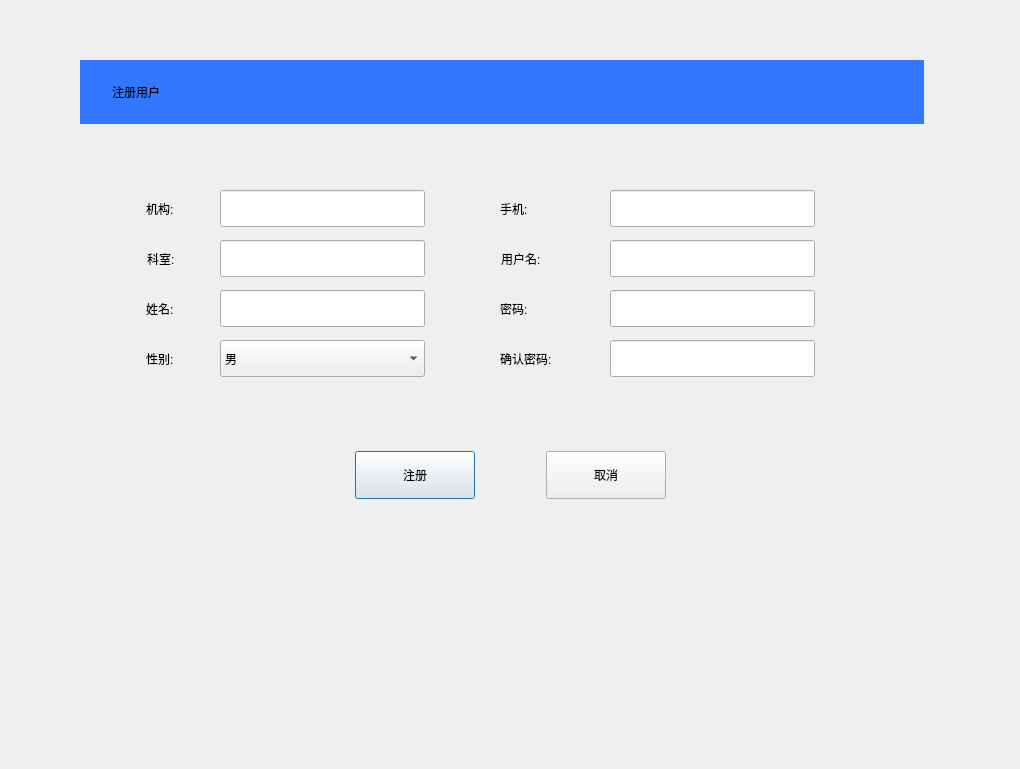
<?xml version="1.0" encoding="UTF-8"?>
<ui version="4.0">
 <class>qGLRegisterAccount</class>
 <widget class="QDialog" name="qGLRegisterAccount">
  <property name="geometry">
   <rect>
    <x>0</x>
    <y>0</y>
    <width>1020</width>
    <height>769</height>
   </rect>
  </property>
  <property name="windowTitle">
   <string>Dialog</string>
  </property>
  <widget class="QWidget" name="widgetNewAna" native="true">
   <property name="geometry">
    <rect>
     <x>80</x>
     <y>60</y>
     <width>844</width>
     <height>521</height>
    </rect>
   </property>
   <property name="styleSheet">
    <string notr="true"/>
   </property>
   <widget class="QLabel" name="lblTitle">
    <property name="geometry">
     <rect>
      <x>32</x>
      <y>0</y>
      <width>811</width>
      <height>64</height>
     </rect>
    </property>
    <property name="styleSheet">
     <string notr="true"/>
    </property>
    <property name="text">
     <string>注册用户</string>
    </property>
   </widget>
   <widget class="QWidget" name="horizontalLayoutWidget">
    <property name="geometry">
     <rect>
      <x>210</x>
      <y>390</y>
      <width>441</width>
      <height>51</height>
     </rect>
    </property>
    <layout class="QHBoxLayout" name="horizontalLayout">
     <item>
      <widget class="QPushButton" name="btnOK">
       <property name="minimumSize">
        <size>
         <width>120</width>
         <height>48</height>
        </size>
       </property>
       <property name="maximumSize">
        <size>
         <width>120</width>
         <height>48</height>
        </size>
       </property>
       <property name="text">
        <string>注册</string>
       </property>
      </widget>
     </item>
     <item>
      <widget class="QPushButton" name="btnCancel">
       <property name="sizePolicy">
        <sizepolicy hsizetype="Fixed" vsizetype="Fixed">
         <horstretch>0</horstretch>
         <verstretch>0</verstretch>
        </sizepolicy>
       </property>
       <property name="minimumSize">
        <size>
         <width>120</width>
         <height>48</height>
        </size>
       </property>
       <property name="maximumSize">
        <size>
         <width>120</width>
         <height>48</height>
        </size>
       </property>
       <property name="text">
        <string>取消</string>
       </property>
      </widget>
     </item>
    </layout>
   </widget>
   <widget class="QLabel" name="lblBg">
    <property name="geometry">
     <rect>
      <x>0</x>
      <y>0</y>
      <width>844</width>
      <height>64</height>
     </rect>
    </property>
    <property name="styleSheet">
     <string notr="true">background-color: rgb(51, 119, 255);</string>
    </property>
    <property name="text">
     <string/>
    </property>
   </widget>
   <widget class="QLabel" name="label">
    <property name="geometry">
     <rect>
      <x>66</x>
      <y>130</y>
      <width>54</width>
      <height>37</height>
     </rect>
    </property>
    <property name="text">
     <string>机构:</string>
    </property>
   </widget>
   <widget class="QLineEdit" name="editOrganizations">
    <property name="geometry">
     <rect>
      <x>140</x>
      <y>130</y>
      <width>205</width>
      <height>37</height>
     </rect>
    </property>
    <property name="maxLength">
     <number>10</number>
    </property>
   </widget>
   <widget class="QLineEdit" name="editDepartment">
    <property name="geometry">
     <rect>
      <x>140</x>
      <y>180</y>
      <width>205</width>
      <height>37</height>
     </rect>
    </property>
    <property name="maxLength">
     <number>10</number>
    </property>
   </widget>
   <widget class="QLabel" name="label_2">
    <property name="geometry">
     <rect>
      <x>67</x>
      <y>180</y>
      <width>54</width>
      <height>37</height>
     </rect>
    </property>
    <property name="text">
     <string>科室:</string>
    </property>
   </widget>
   <widget class="QLabel" name="label_3">
    <property name="geometry">
     <rect>
      <x>66</x>
      <y>280</y>
      <width>54</width>
      <height>37</height>
     </rect>
    </property>
    <property name="text">
     <string>性别:</string>
    </property>
   </widget>
   <widget class="QLineEdit" name="editName">
    <property name="geometry">
     <rect>
      <x>140</x>
      <y>230</y>
      <width>205</width>
      <height>37</height>
     </rect>
    </property>
    <property name="maxLength">
     <number>4</number>
    </property>
   </widget>
   <widget class="QLabel" name="label_4">
    <property name="geometry">
     <rect>
      <x>66</x>
      <y>230</y>
      <width>54</width>
      <height>37</height>
     </rect>
    </property>
    <property name="text">
     <string>姓名:</string>
    </property>
   </widget>
   <widget class="QLabel" name="label_5">
    <property name="geometry">
     <rect>
      <x>421</x>
      <y>180</y>
      <width>91</width>
      <height>37</height>
     </rect>
    </property>
    <property name="text">
     <string>用户名:</string>
    </property>
   </widget>
   <widget class="QLineEdit" name="editPhone">
    <property name="geometry">
     <rect>
      <x>530</x>
      <y>130</y>
      <width>205</width>
      <height>37</height>
     </rect>
    </property>
    <property name="maxLength">
     <number>11</number>
    </property>
   </widget>
   <widget class="QLabel" name="label_6">
    <property name="geometry">
     <rect>
      <x>420</x>
      <y>130</y>
      <width>54</width>
      <height>37</height>
     </rect>
    </property>
    <property name="text">
     <string>手机:</string>
    </property>
   </widget>
   <widget class="QLineEdit" name="editPassword">
    <property name="geometry">
     <rect>
      <x>530</x>
      <y>230</y>
      <width>205</width>
      <height>37</height>
     </rect>
    </property>
    <property name="maxLength">
     <number>12</number>
    </property>
    <property name="echoMode">
     <enum>QLineEdit::Password</enum>
    </property>
   </widget>
   <widget class="QLineEdit" name="editUser">
    <property name="geometry">
     <rect>
      <x>530</x>
      <y>180</y>
      <width>205</width>
      <height>37</height>
     </rect>
    </property>
    <property name="maxLength">
     <number>10</number>
    </property>
   </widget>
   <widget class="QLabel" name="label_7">
    <property name="geometry">
     <rect>
      <x>420</x>
      <y>230</y>
      <width>54</width>
      <height>37</height>
     </rect>
    </property>
    <property name="text">
     <string>密码:</string>
    </property>
   </widget>
   <widget class="QLineEdit" name="editPassword2">
    <property name="geometry">
     <rect>
      <x>530</x>
      <y>280</y>
      <width>205</width>
      <height>37</height>
     </rect>
    </property>
    <property name="maxLength">
     <number>12</number>
    </property>
    <property name="echoMode">
     <enum>QLineEdit::Password</enum>
    </property>
   </widget>
   <widget class="QLabel" name="label_8">
    <property name="geometry">
     <rect>
      <x>420</x>
      <y>280</y>
      <width>101</width>
      <height>37</height>
     </rect>
    </property>
    <property name="text">
     <string>确认密码:</string>
    </property>
   </widget>
   <widget class="QComboBox" name="cmbSex">
    <property name="geometry">
     <rect>
      <x>140</x>
      <y>280</y>
      <width>205</width>
      <height>37</height>
     </rect>
    </property>
    <item>
     <property name="text">
      <string>男</string>
     </property>
    </item>
    <item>
     <property name="text">
      <string>女</string>
     </property>
    </item>
   </widget>
   <zorder>lblBg</zorder>
   <zorder>lblTitle</zorder>
   <zorder>horizontalLayoutWidget</zorder>
   <zorder>label</zorder>
   <zorder>editOrganizations</zorder>
   <zorder>editDepartment</zorder>
   <zorder>label_2</zorder>
   <zorder>label_3</zorder>
   <zorder>editName</zorder>
   <zorder>label_4</zorder>
   <zorder>label_5</zorder>
   <zorder>editPhone</zorder>
   <zorder>label_6</zorder>
   <zorder>editPassword</zorder>
   <zorder>editUser</zorder>
   <zorder>label_7</zorder>
   <zorder>editPassword2</zorder>
   <zorder>label_8</zorder>
   <zorder>cmbSex</zorder>
  </widget>
 </widget>
 <resources/>
 <connections/>
</ui>
